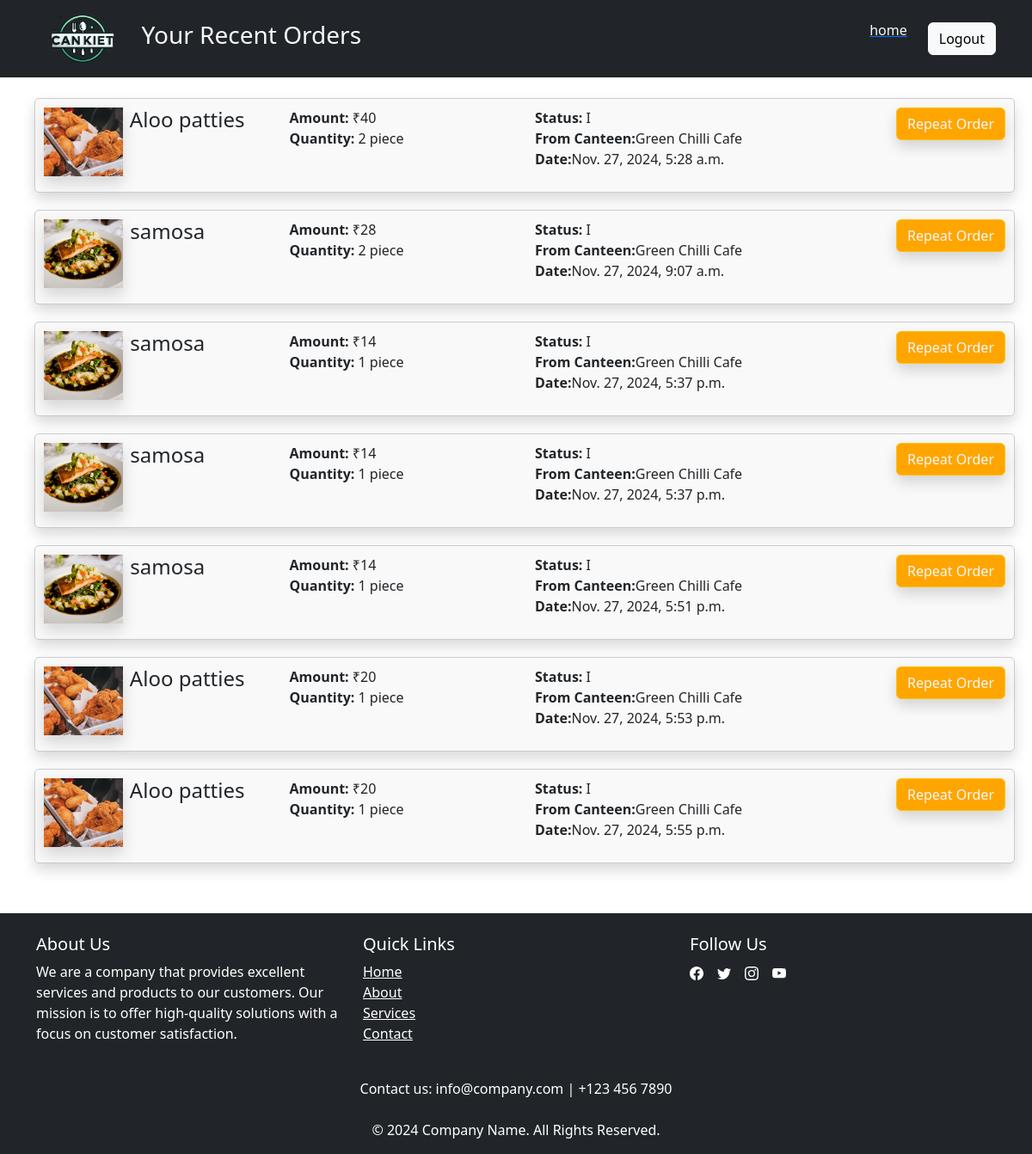
Page /cankiet/orders/ on the earlier database version.
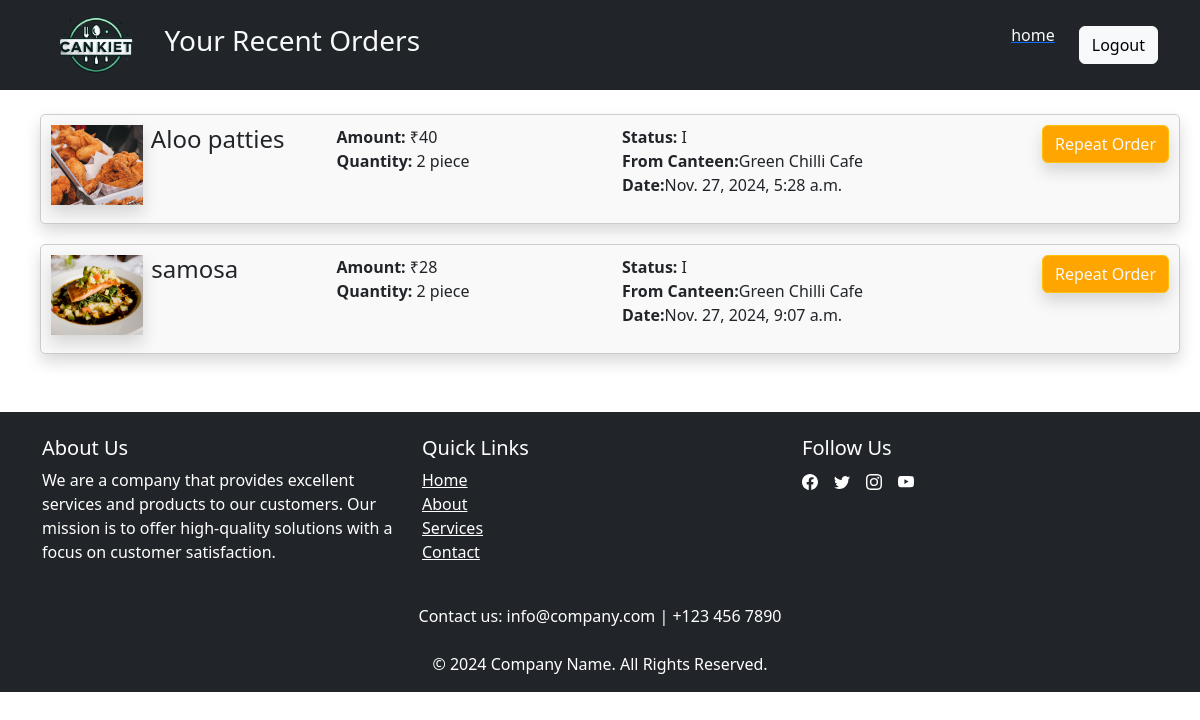
Same page on the later database version.
### cankiet/models.py (models this page shows, shortened)
class Order(models.Model):
    st=[
        ('Rejected','rejected'),
        ('In Progress','in-progress'),
        ('Compeleted','completed'),
    ]
    o_no = models.CharField(max_length=30,primary_key=True)  # Auto-incrementing primary key
    o_date = models.DateTimeField(default=now)  # Automatically stores current date and time
    c_no = models.ForeignKey(Canteen, on_delete=models.CASCADE)  # Foreign key to Canteen table
    item = models.ForeignKey(Items, on_delete=models.CASCADE)  # Single-valued attribute (ForeignKey to Item)
    quantity = models.IntegerField(default=1)  # Quantity of the item in the order
    total_amount = models.IntegerField(default=0)  # Store the total amount
    status=models.CharField(max_length=11,choices=st,default='In Progress')

class Items(models.Model):
    i_no=models.CharField(max_length=12,primary_key=True)
    item=models.CharField(max_length=20)
    i_image=models.ImageField(upload_to='images/',blank=True)
    price=models.IntegerField()
    c_no=models.CharField(max_length=12)
    availability=models.CharField(max_length=1)

class Canteen(models.Model):
    c_no=models.CharField(max_length=2,primary_key=True,)
    c_name=models.CharField(max_length=20)

### cankiet/views.py (the view)
# urls.py: path('orders/',views.orders, name='orders'),
def orders(request):
    orders=Order.objects.all()
    user=User.objects.all()
    items=Items.objects.all()
    return render(request, 'cankiet/orders.html', {'user': user,'items':items,'order':orders})

### cankiet/templates/cankiet/orders.html (shortened to what this page needs)
{% load static %}
<!DOCTYPE html>
<html>
<head>
    <link href="https://cdn.jsdelivr.net/npm/bootstrap@5.3.0/dist/css/bootstrap.min.css" rel="stylesheet">
</head>
<body>
      <nav class="navbar navbar-expand-lg navbar-light text-light bg-dark fixed-top">
        <div class="container">
            <a class="navbar-brand" href="#"><img src="{% static 'images/cankiet_logo.png' %}"  height="60px" alt="logo" class="img-responsive"></a>
            <h3 class="text-light"> Your Recent Orders</h3>
            <div class="collapse navbar-collapse" id="navbarNav">
                <ul class="navbar-nav ms-auto">
                    <li class="nav-item mb-0 me-4 ">
                        <h6>{{request.session.user.name }} &nbsp; {{request.session.user.u_id}}</h6>
                    </li>
                    <li class="nav-item mb-0 me-4">
                        <a class="" href="#"><h6 class="text-light">home</h6></a>
                    </li>
                    <li class="nav-item mb-0 mt-0">
                        <a class="btn btn-light text-warm" href="{% url 'logout'%}">Logout</a>
                    </li>
                </ul>
            </div>
        </div>
    </nav>
  <div class="container ">
    <div class="row ">
    <h1 class="mt-5">Your Recent Orders</h1>
        {% for ord in order %}
            <div class="item-card  shadow">
              <div class="row">
                <div class="col col-md-3 col-sm-1 d-flex">
                <img src="{{ord.item.i_image.url}}" class="shadow" height="80px" alt="">
                <h4 class="ms-2">{{ ord.item.item }}</h4>
                </div>
                <div class="col col-md-3 col-sm-1">
                <p class=""><strong>Amount:</strong> ₹{{ ord.total_amount }}<br> <strong>Quantity:</strong> {{ ord.quantity }} piece</p>
                </div>
                <div class="col col-md-3 col-sm-1">
                <p class=""><strong>Status:</strong> {{ord.status}} <br> <strong>From Canteen:</strong>{{ord.c_no.c_name}} <br><strong>Date:</strong>{{ord.o_date}}</p>
                </div>
                <div class="col col-md-3 col-sm-1 text-end">
                <form method="post" action="">
                    <button type="submit" class="btn btn-2 btn-warning text-light ms-4 shadow ">Repeat Order</button>
                </form>
                </div>
              </div>
            </div>
        {% endfor %}
    </div>
  </div>
<footer class="bg-dark text-white pt-4 pb-2 mt-5">
  <div class="container">
    <div class="row">
      <div class="col-md-4">
        <h5>About Us</h5>
        <p>
          We are a company that provides excellent services and products to our customers. Our mission is to offer high-quality solutions with a focus on customer satisfaction.
        </p>
      </div>
      <div class="col-md-4">
        <h5>Quick Links</h5>
        <ul class="list-unstyled">
          <li><a href="#"class="text-white">Home</a></li>
          <li><a href="#" class="text-white">About</a></li>
          <li><a href="#" class="text-white">Services</a></li>
          <li><a href="#" class="text-white">Contact</a></li>
        </ul>
      </div>
      <div class="col-md-4">
        <h5>Follow Us</h5>
        <ul class="list-unstyled d-flex">
          <li class="me-3">
            <a href="#" class="text-white"></i></a>
          </li>
          <li class="me-3">
            <a href="#" class="text-white"></i></a>
          </li>
          <li class="me-3">
            <a href="#" class="text-white"></i></a>
          </li>
          <li class="me-3">
              <a href="#" class="text-white"></i></a>
          </li>
        </ul>
      </div>
    </div>
    <div class="row mt-4">
      <div class="col-12 text-center">
        <p>Contact us: info@company.com | +123 456 7890</p>
      </div>
    </div>
  </div>
  <div class="bg-dark text-center text-white py-2">
    <p class="mb-0">&copy; 2024 Company Name. All Rights Reserved.</p>
  </div>
</footer>
</body>
</html>

Differences in the rows shown:
removed Order: item.i_image (picture), item.item "samosa", total_amount "14", quantity "1", status "I", c_no.c_name "Green Chilli Cafe", o_date "Nov. 27, 2024, 5:37 p.m."
removed Order: item.i_image (picture), item.item "samosa", total_amount "14", quantity "1", status "I", c_no.c_name "Green Chilli Cafe", o_date "Nov. 27, 2024, 5:37 p.m."
removed Order: item.i_image (picture), item.item "samosa", total_amount "14", quantity "1", status "I", c_no.c_name "Green Chilli Cafe", o_date "Nov. 27, 2024, 5:51 p.m."
removed Order: item.i_image (picture), item.item "Aloo patties", total_amount "20", quantity "1", status "I", c_no.c_name "Green Chilli Cafe", o_date "Nov. 27, 2024, 5:53 p.m."
removed Order: item.i_image (picture), item.item "Aloo patties", total_amount "20", quantity "1", status "I", c_no.c_name "Green Chilli Cafe", o_date "Nov. 27, 2024, 5:55 p.m."
